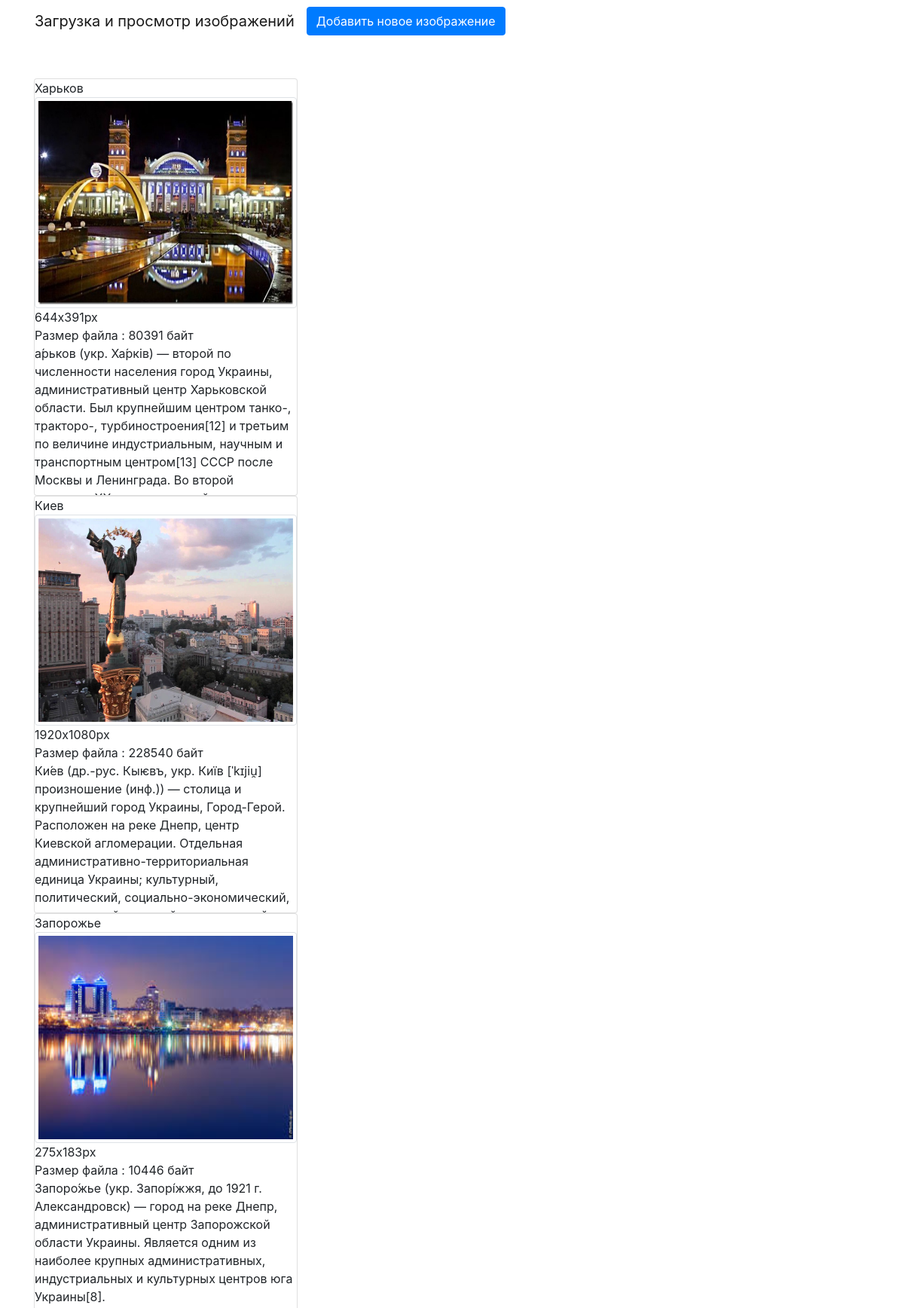
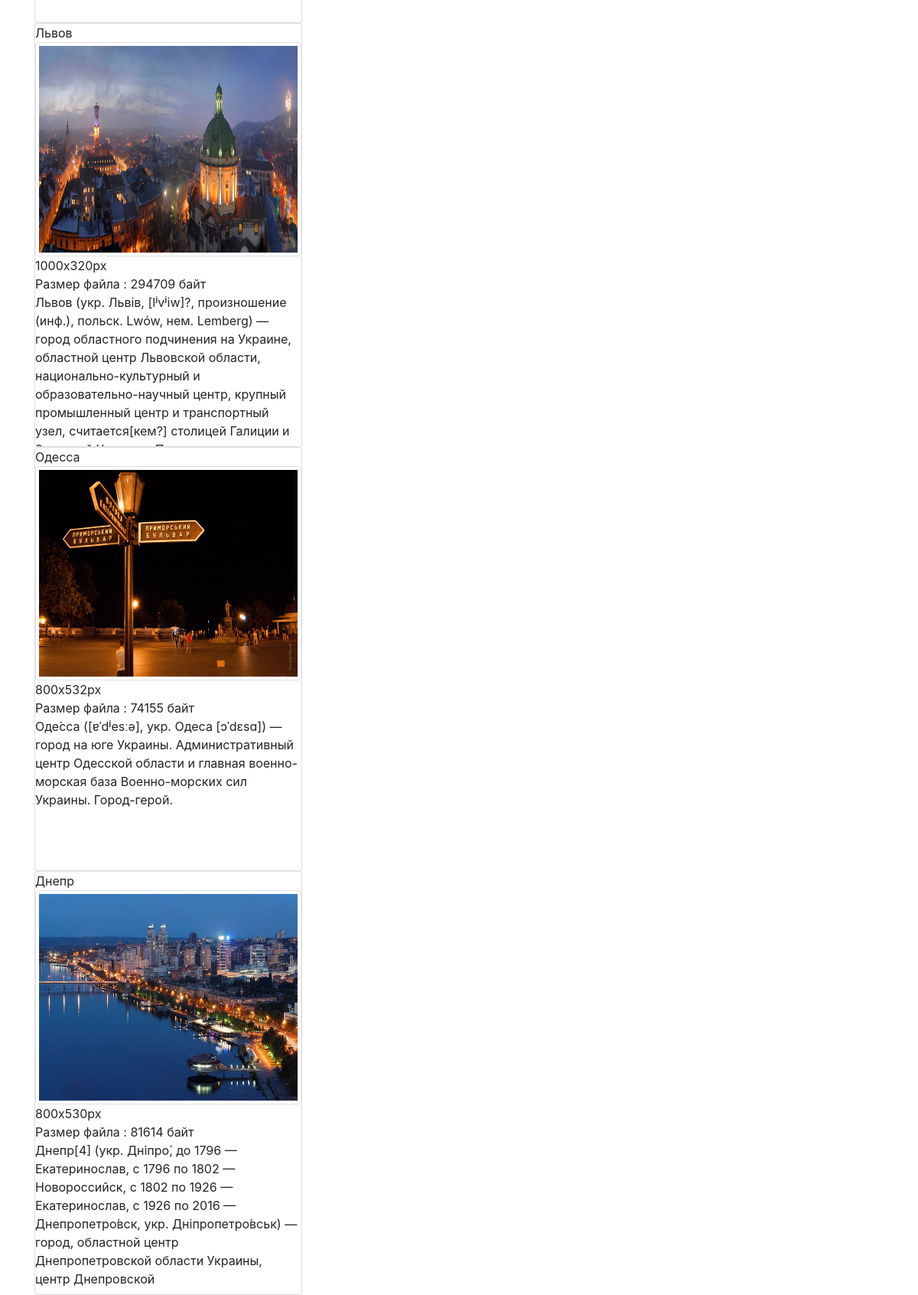
The page / on the database its author committed (2 pictures, top to bottom).
### tables this page shows
CREATE TABLE IF NOT EXISTS `image` (
  `id` int(11) NOT NULL,
  `imagepath` varchar(255) DEFAULT NULL,
  `content` varchar(1024) NOT NULL,
  `title` varchar(64) NOT NULL
);

### pages/classes.php (the view, shortened to what this page needs)
<?php
class Tools
{
	static function Connect($host='localhost', $user='root', $password='', $dbname='07422exam')
	{
		$dsn="mysql:host=".$host.";dbname=".$dbname.";charset=utf8;";
		$opt=array(
			PDO::ATTR_ERRMODE=>PDO::ERRMODE_EXCEPTION,
			PDO::ATTR_DEFAULT_FETCH_MODE=>PDO::FETCH_ASSOC,
			PDO::MYSQL_ATTR_INIT_COMMAND=>"set names 'utf8'"
			);
		$pdo = new PDO($dsn, $user, $password, $opt);
		return $pdo;
	}
}
class Image
{
	private $id, $imagepath,$content, $title;
	function __construct($imagepath,$content, $title, $id)
	{
		$this->id=$id;
		$this->content=$content;
		$this->title=$title;
	}
	function draw()
	{
	echo '<div class="col-xs-12 col-sm-6 col-md-6 col-lg-4"">';
		echo '<div class="card">';
		  echo '<div class="card-block">';
		    echo '<p class="card-text">'.$this->title.'</p>';
		  echo '</div>';
		  $pdo=Tools::Connect();
			$res=$pdo->prepare('select * from image where id=?');
			$res->execute(array($this->id));
			$rezolution='';
			$filesize="";
			foreach ($res as $v )
			{
		 		echo '<img src="'.$v['imagepath'].'" alt="Card image" style="height: 280px; width: 100%; display: block;" class="img-thumbnail">';
		 		$rezolution = getimagesize($v['imagepath']);
		 		$filesize = filesize($v['imagepath']);
		  	break;
			}
		 	echo ' <div class="card-block">';
		 		echo '<span class="tag tag-success">'.$rezolution[0].'x'.$rezolution[1].'px</span><br>';
				echo '<span class="tag tag-success">Размер файла : '.$filesize.' байт</span><br>';
		    echo '<div class="scrollspy">'.$this->content.'</div>';
		  echo '</div>';
		echo '</div>';
		echo '</div>';
	}
static function fromDb($id)
	{
		$pdo = Tools::Connect();
		$res = $pdo->prepare('select * from image where id=?');
		$res->execute(array($id));
		$imagepath="";
		$content="";
		$title="";
		foreach ($res as $v)
		{
			$imagepath=$v['imagepath'];
			$content=$v['content'];
			$title=$v['title'];
		}
		$image = new Image($imagepath,$content, $title, $id);
		return $image;
	}
}
?>

### index.php (shortened to what this page needs)
<!DOCTYPE html>
<html lang="en">
<head>
	<link rel="stylesheet" href="https://maxcdn.bootstrapcdn.com/bootstrap/4.0.0-alpha.4/css/bootstrap.min.css">
	<link rel="stylesheet" href="css/style.css">
</head>
<body >
	<div class="container">
		<div class="row">
			<nav>
				<?php
				 include_once('pages/menu.php');
				 include_once('pages/classes.php');
				?>
			</nav>
		</div>
		<div class="row">
			<section class = 'greenstyle'>
				<?php
						include_once('pages/show.php');
				 ?>
			</section>
		</div>
	</div>
</body>
</html>

### pages/menu.php (shortened to what this page needs)
<nav class="navbar navbar-light bg-faded navbar-fixed-top ">
      <a class="navbar-brand" href="index.php">Загрузка и просмотр изображений</a>
      <button type="button" class="btn btn-primary btn-xs" data-toggle="modal" data-target="#myModal">
        Добавить новое изображение
      </button>
</nav>

### pages/show.php
<div class="container marketing">
	<div class="row">
		<?php
		echo '<form action="index.php?id=1" method="post" class="form-horizontal">';
		$pdo=Tools::Connect();
		$res = $pdo->query('select id from image');
		while ($row=$res->fetch())
		{
			$image = Image::fromDb($row['id']);
			$image->draw();
		}
		echo '</form>'
		?>
	</div>
</div>

### css/style.css (style rules this page uses)
.scrollspy { height:200px; overflow-y:auto; padding-right:5px; }

### rows shown on the page
image: title "Харьков", imagepath (picture), imagepath "644", imagepath "391", imagepath "80391", content "а́рьков (укр. Ха́рків) — второй по численности населения город Украины, административный центр Харьковской области. Был крупнейшим центром танко-, тракторо-, турбиностроения[12] и третьим по величине индустриальным, научным и транспортным центром[13] СССР после Москвы и Ленинграда. Во второй…"
image: title "Киев", imagepath (picture), imagepath "1920", imagepath "1080", imagepath "228540", content "Ки́ев (др.-рус. Кыѥвъ, укр. Київ [ˈkɪjiu̯] произношение (инф.)) — столица и крупнейший город Украины, Город-Герой. Расположен на реке Днепр, центр Киевской агломерации. Отдельная административно-территориальная единица Украины; культурный, политический, социально-экономический,…"
image: title "Запорожье", imagepath (picture), imagepath "275", imagepath "183", imagepath "10446", content "Запоро́жье (укр. Запорі́жжя, до 1921 г. Александровск) — город на реке Днепр, административный центр Запорожской области Украины. Является одним из наиболее крупных административных, индустриальных и культурных центров юга Украины[8]."
image: title "Львов", imagepath (picture), imagepath "1000", imagepath "320", imagepath "294709", content "Львов (укр. Львів, [lʲvʲiw]?, произношение (инф.), польск. Lwów, нем. Lemberg) — город областного подчинения на Украине, областной центр Львовской области, национально-культурный и образовательно-научный центр, крупный промышленный центр и транспортный узел, считается[кем?] столицей Галиции и…"
image: title "Одесса", imagepath (picture), imagepath "800", imagepath "532", imagepath "74155", content "Оде́сса ([ɐˈdʲesːə], укр. Одеса [ɔˈdɛsɑ]) — город на юге Украины. Административный центр Одесской области и главная военно-морская база Военно-морских сил Украины. Город-герой."
image: title "Днепр", imagepath (picture), imagepath "800", imagepath "530", imagepath "81614", content "Днепр[4] (укр. Дніпро́, до 1796 — Екатеринослав, с 1796 по 1802 — Новороссийск, с 1802 по 1926 — Екатеринослав, с 1926 по 2016 — Днепропетро́вск, укр. Дніпропетро́вськ) — город, областной центр Днепропетровской области Украины, центр Днепровской"
